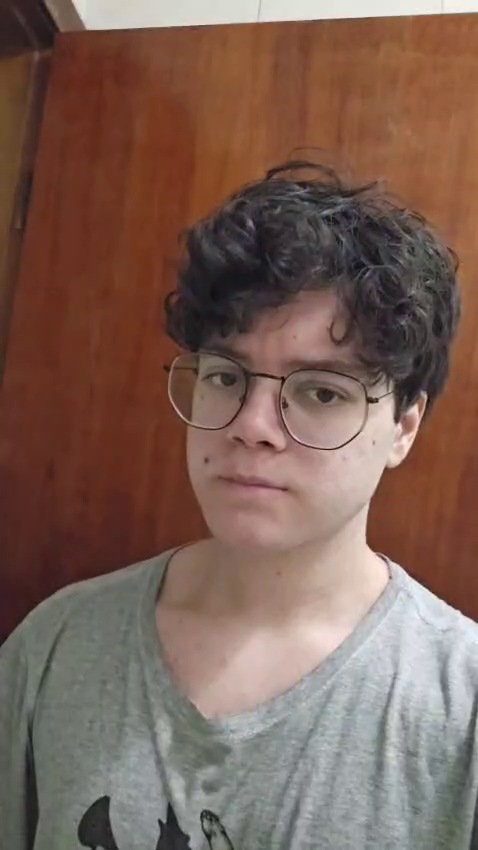
#> input picture frame 7 of Lucas/video/video_lucas.mp4, 478 x 850 px, given in place of the camera
$ python hough_lines_video.py
#> lines starting #> are read from the running program, lines starting #| are printed output that depends on the picture; after the words box and inside, x2 and y2 are one past the last pixel; in counts of white or black regions, pixels touching at a corner belong together
import cv2
import numpy as np

# IDs das câmeras
cam_left = 4
cam_right = 6

# Inicializar captura
cap_left = cv2.VideoCapture(cam_left)
cap_right = cv2.VideoCapture(cam_right)

if not cap_left.isOpened() or not cap_right.isOpened():
    print("Erro ao abrir uma das câmeras.")
    exit()

# Configuração do gravador de vídeo
frame_width = int(cap_left.get(cv2.CAP_PROP_FRAME_WIDTH))
frame_height = int(cap_left.get(cv2.CAP_PROP_FRAME_HEIGHT))
fps = 20

fourcc = cv2.VideoWriter_fourcc(*'mp4v')
out_left = cv2.VideoWriter('output_left.mp4', fourcc, fps, (frame_width, frame_height))
out_right = cv2.VideoWriter('output_right.mp4', fourcc, fps, (frame_width, frame_height))

while True:
    ret1, frame_left = cap_left.read()
#> frame_left is the input picture: shape (850, 478, 3); mean B, G, R 86.2, 97.3, 123.9
    ret2, frame_right = cap_right.read()

    if not ret1 or not ret2:
        print("Falha na captura.")
        break

    # Pré-processamento
    gray_left = cv2.cvtColor(frame_left, cv2.COLOR_BGR2GRAY)
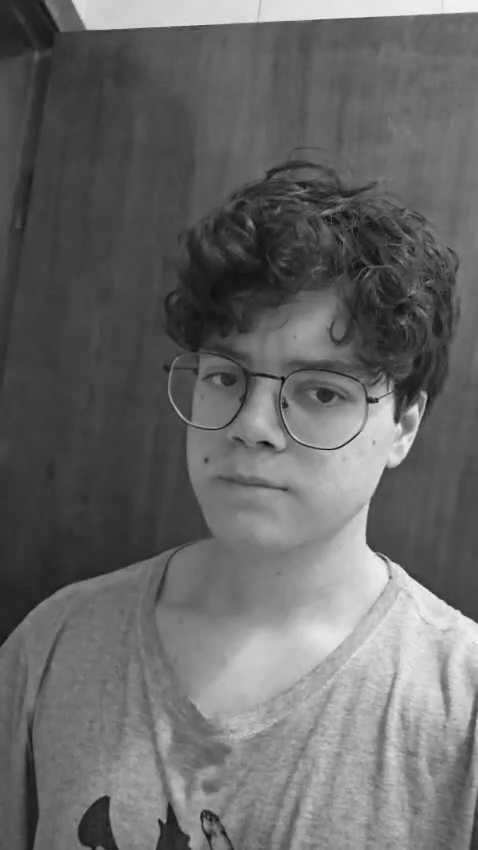
#> gray_left: shape (850, 478); min 12, max 248, mean 104
    gray_right = cv2.cvtColor(frame_right, cv2.COLOR_BGR2GRAY)

    # Ajuste fino no Canny para reduzir ruído
    edges_left = cv2.Canny(gray_left, 150, 250)
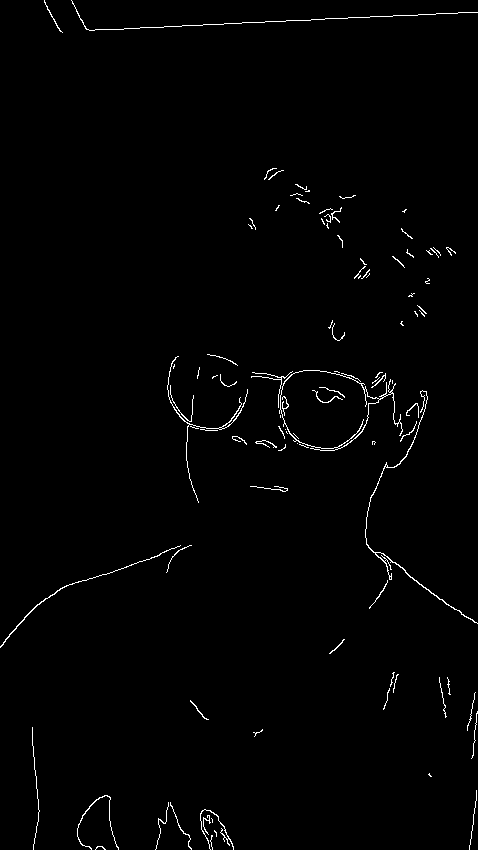
#> edges_left: shape (850, 478); 1.1% white in thin lines or dots
    edges_right = cv2.Canny(gray_right, 150, 250)

    # Ajuste fino no HoughLinesP
    lines_left = cv2.HoughLinesP(edges_left, 1, np.pi / 180, threshold=100, minLineLength=25, maxLineGap=20)
#> lines_left = [[93, 30, 397, 15]]
    lines_right = cv2.HoughLinesP(edges_right, 1, np.pi / 180, threshold=100, minLineLength=25, maxLineGap=20)
#> lines_right = [[93, 30, 397, 15]]

    # Desenhar linhas
    if lines_left is not None:
        for line in lines_left:
            x1, y1, x2, y2 = line[0]
            cv2.line(frame_left, (x1, y1), (x2, y2), (0, 255, 0), 1)
#> this loop made 1 pass
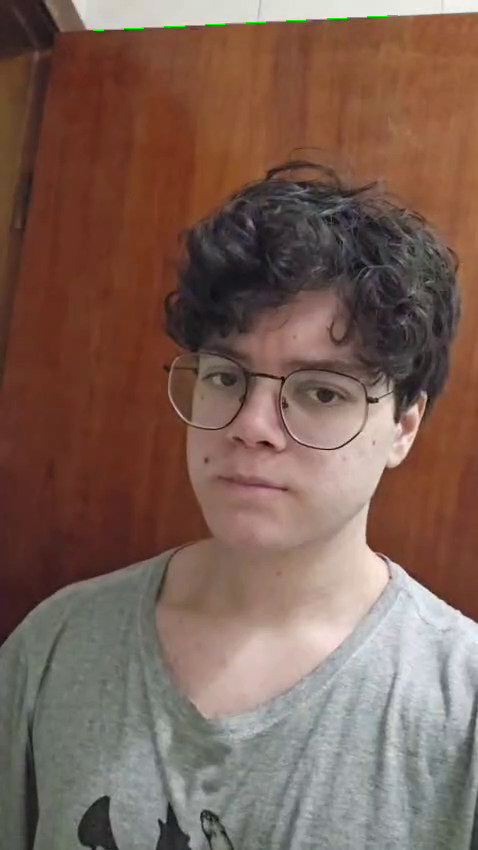
#> frame_left: shape (850, 478, 3); 0.08% of pixels changed, all inside (x1, y1, x2, y2) = (93, 15, 398, 31)

    if lines_right is not None:
        for line in lines_right:
            x1, y1, x2, y2 = line[0]
            cv2.line(frame_right, (x1, y1), (x2, y2), (0, 255, 0), 1)

    # Mostrar e gravar
    cv2.imshow("Left - Lines", frame_left)
    cv2.imshow("Right - Lines", frame_right)

    out_left.write(frame_left)
    out_right.write(frame_right)

    if cv2.waitKey(1) & 0xFF == 27:  # ESC para sair
#> (key Esc is pressed here)
        break

# Liberar recursos
cap_left.release()
cap_right.release()
out_left.release()
out_right.release()
cv2.destroyAllWindows()

$ run again, starting later in the video
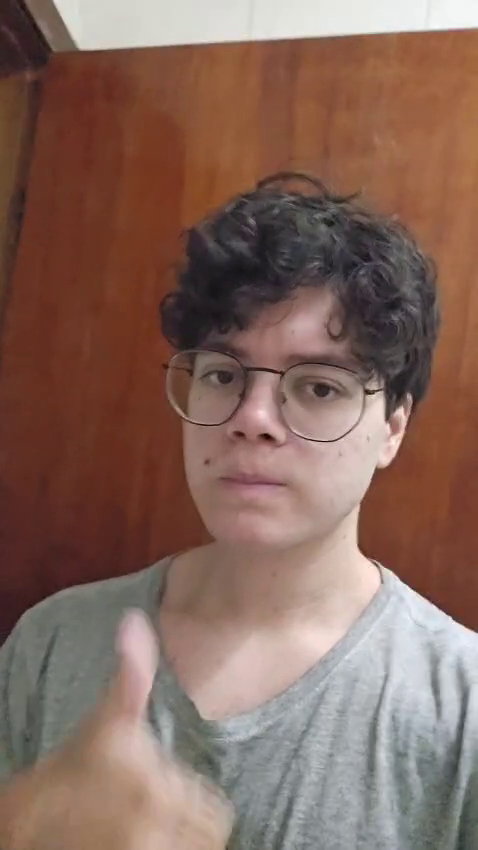
#> input picture frame 35 of Lucas/video/video_lucas.mp4, 478 x 850 px, given in place of the camera
#> frame_left is the input picture: shape (850, 478, 3); mean B, G, R 92.7, 103.8, 133.2
#> `edges_left = cv2.Canny(gray_left, 150, 250)`:
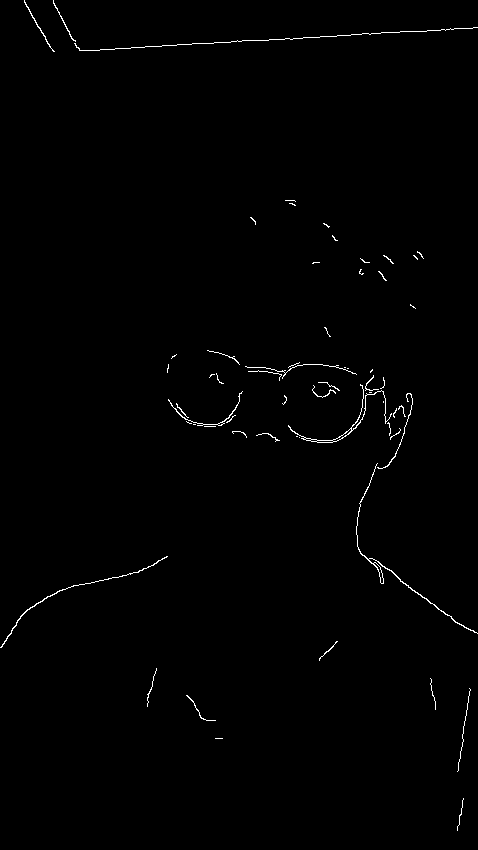
#> edges_left: shape (850, 478); 0.68% white in thin lines or dots
#> lines_left = [[131, 47, 445, 30]]
#> the loop `for line in lines_left:` made 1 pass
#> after the loop `for line in lines_left:`:
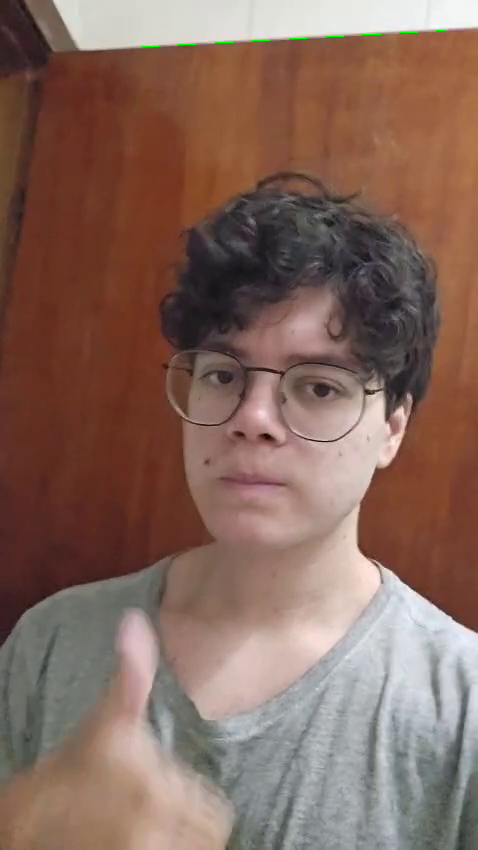
#> frame_left: shape (850, 478, 3); 0.08% of pixels changed, all inside (x1, y1, x2, y2) = (131, 30, 446, 48)
#> the loop `for line in lines_right:` made 1 pass

$ run again, starting later in the video
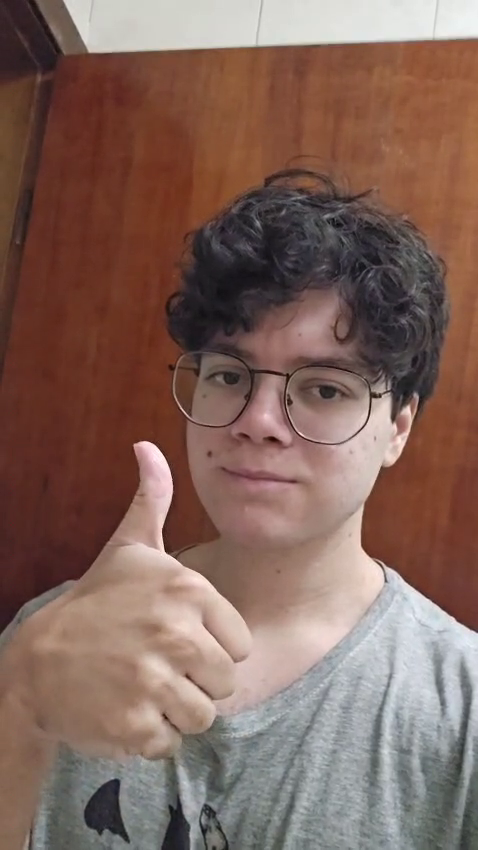
#> input picture frame 63 of Lucas/video/video_lucas.mp4, 478 x 850 px, given in place of the camera
#> frame_left is the input picture: shape (850, 478, 3); mean B, G, R 91.9, 101.5, 129.9
#> `edges_left = cv2.Canny(gray_left, 150, 250)`:
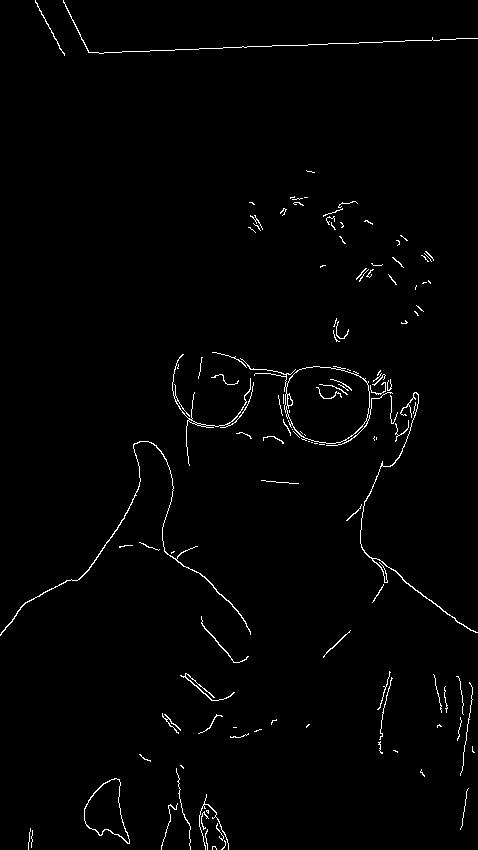
#> edges_left: shape (850, 478); 1.4% white in thin lines or dots
#> lines_left = [[150, 50, 477, 38]]
#> the loop `for line in lines_left:` made 1 pass
#> after the loop `for line in lines_left:`:
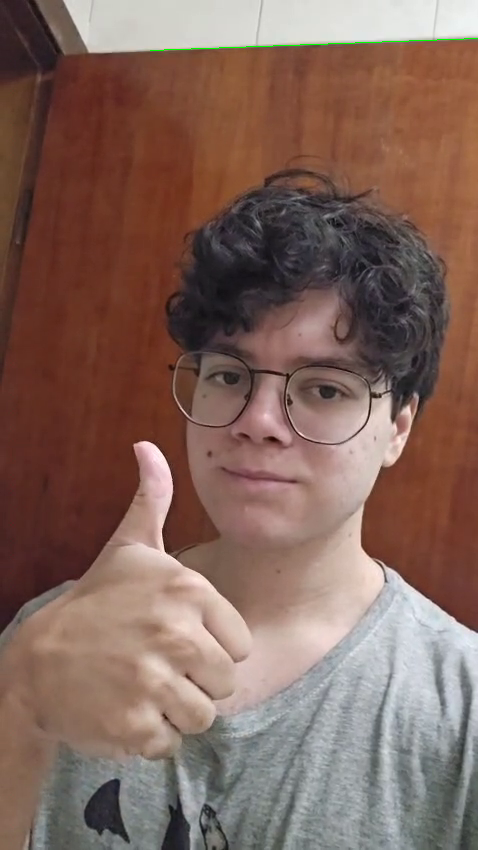
#> frame_left: shape (850, 478, 3); 0.08% of pixels changed, all inside (x1, y1, x2, y2) = (150, 38, 478, 51)
#> the loop `for line in lines_right:` made 1 pass
